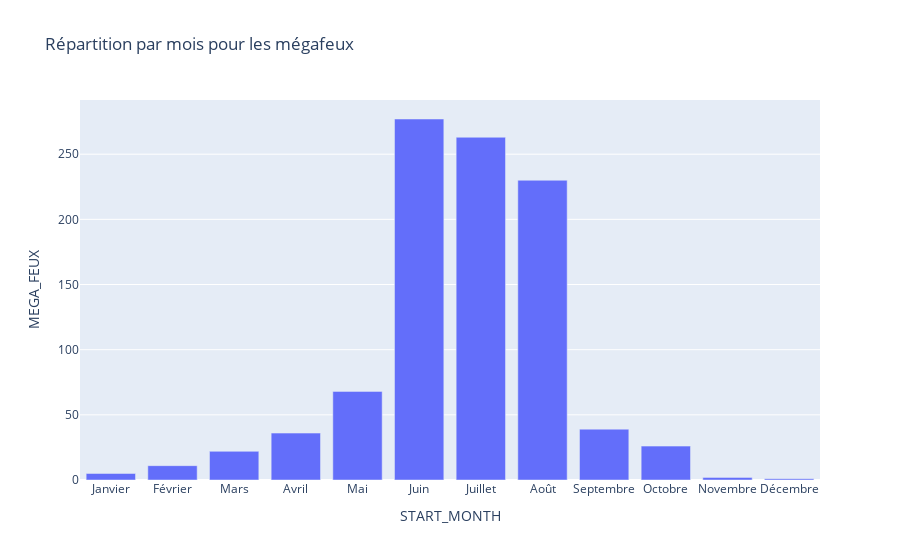

The cell this chart's notebook holds for it:
### Markdown cell above
On an annual basis, at national level, we can see an overall increase in megafires between 1992 and 2015, although some years are exceptions (e.g. 2010).

We can look at the seasonality of megafires to see whether one season is more conducive to megafires than another, for example.

### Code cell
#Let's take a look at the breakdown of mega_feuxes by month of the year

t = mega_feux.groupby(by = mega_feux['START_MONTH'], as_index = False).agg({'MEGA_FEUX':'sum'})
t['START_MONTH'] = t['START_MONTH'].replace([1,2,3,4,5,6,7,8,9,10,11,12], ['Janvier', 'Février', 'Mars', 'Avril', 'Mai',
                                                            'Juin', 'Juillet', 'Août', 'Septembre',
                                                            'Octobre', 'Novembre', 'Décembre'])
bar_month = px.bar(t, 'START_MONTH','MEGA_FEUX', title='Répartition par mois pour les mégafeux')
bar_month.show()

### Figure 1 — Plotly figure (JSON) as saved in the notebook; plotly's stock layout.template omitted (floating-point values rounded to 4 significant figures)
{"data": [{"alignmentgroup": "True", "hovertemplate": "START_MONTH=%{x}<br>MEGA_FEUX=%{y}<extra></extra>", "legendgroup": "", "marker": {"color": "#636efa", "pattern": {"shape": ""}}, "name": "", "offsetgroup": "", "orientation": "v", "showlegend": false, "textposition": "auto", "type": "bar", "x": ["Janvier", "Février", "Mars", "Avril", "Mai", "Juin", "Juillet", "Août", "Septembre", "Octobre", "Novembre", "Décembre"], "xaxis": "x", "y": [5, 11, 22, 36, 68, 277, 263, 230, 39, 26, 2, 1], "yaxis": "y"}], "layout": {"barmode": "relative", "legend": {"tracegroupgap": 0}, "title": {"text": "Répartition par mois pour les mégafeux"}, "xaxis": {"anchor": "y", "domain": [0, 1], "title": {"text": "START_MONTH"}}, "yaxis": {"anchor": "x", "domain": [0, 1], "title": {"text": "MEGA_FEUX"}}}}
